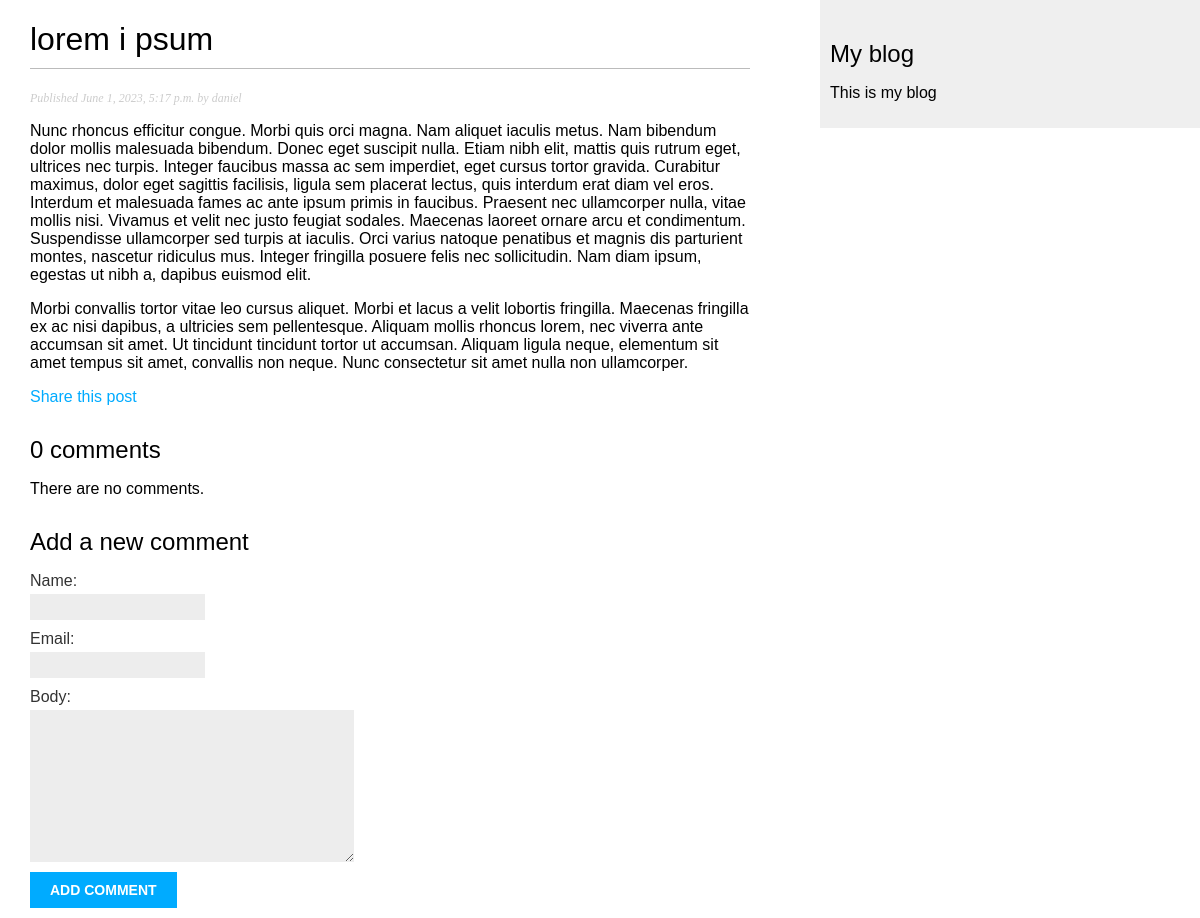
The page /blog/2023/6/1/lorem-i-psum/ on the database as committed earlier.
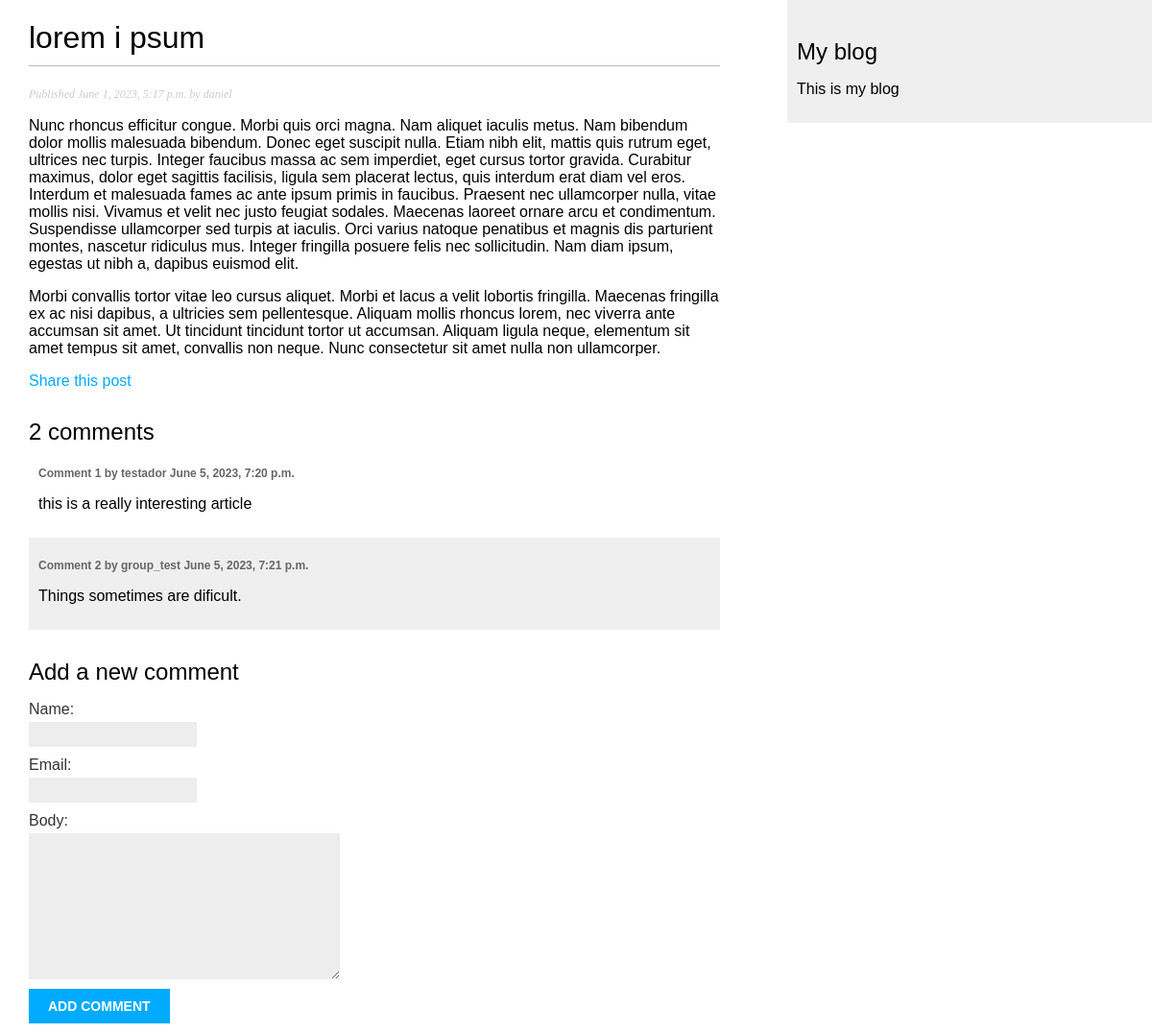
The same page on the database as committed later.
### blog/models.py (models this page shows, shortened)
class Comment(models.Model):
    post = models.ForeignKey(Post,
                             on_delete=models.CASCADE,
                             related_name='comments')
    name = models.CharField(max_length=80)
    email = models.EmailField()
    body = models.TextField()
    created = models.DateTimeField(auto_now_add=True)
    updated = models.DateTimeField(auto_now=True)
    active = models.BooleanField(default=True)
    class Meta:
        ordering = ['created']
        indexes = [
            models.Index(fields=['created']),
        ]

### blog/views.py (the view)
def post_detail(request, year, month, day, post):
    post = get_object_or_404(Post,
                             status=Post.Status.PUBLISHED,
                             slug=post,
                             publish__year=year,
                             publish__month=month,
                             publish__day=day)
    comments = post.comments.filter(active=True)
    form = CommentForm()
    return render(request,
                  'blog/post/detail.html',
                  {'post': post,
                   'comments': comments,
                   'form': form})

### blog/forms.py
class CommentForm(forms.ModelForm):
    class Meta:
        model = Comment
        fields = ['name', 'email', 'body']

### blog/templates/blog/post/detail.html (shortened to what this page needs)
{% extends "blog/base.html" %}
{% block content %}
    <h1>{{ post.title }}</h1>
    <p class="date">
        Published {{ post.publish }} by {{ post.author }}
    </p>
    {{ post.body|linebreaks }}
    <p>
        <a href="{% url "blog:post_share" post.id %}">
            Share this post
        </a>
    </p>
{% with comments.count as total_comments %}
    <h2>
        {{ total_comments }} comment{{ total_comments|pluralize }}
    </h2>
    {% endwith %}
    {% for comment in comments %}
        <div class="comment">
            <p class="info">
                Comment {{ forloop.counter }} by {{ comment.name }}
                {{ comment.created }}
            </p>
            {{ comment.body|linebreaks }}
        </div>
    {% empty %}
        <p>There are no comments.</p>
    {% endfor %}
    {% include "blog/post/includes/comment_form.html" %}
{% endblock %}

Rows that differ between the two databases and show on the page:
added Comment: name "testador", created "June 5, 2023, 7:20 p.m.", body "this is a really interesting article"
added Comment: name "group_test", created "June 5, 2023, 7:21 p.m.", body "Things sometimes are dificult."
Other text that changed with them:
{{ total_comments }}: "0" → "2"
text no longer shown: "There are no comments."
